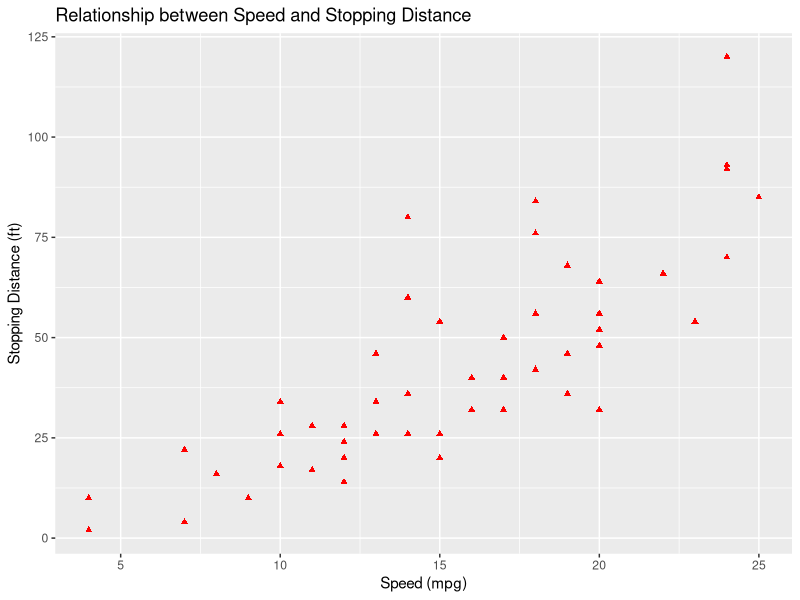

Write the R code that produced this figure.
# Question 1
setwd("~/Desktop/kaggle")
CL = read.csv("Champions.csv")
colnames(CL)

library(dplyr)
# 1.1
df1 <- filter(CL, HomeGoal > AwayGoal)
head(df1, 5)
# 1.2
df2 <- filter(CL, HomeTeam %in% c("Barcelona", "Real Madrid"))
head(df2, 5)
#1.3
df3 = dplyr::select(CL, contains("Team"), contains("Goal"), contains("Corner"))
head(df3, 5)
# 1.4
arrange(CL, desc(HomeGoal)) 
# 1.5
CL %>% group_by(HomeTeam) %>%
  summarise(average_HomeGoal=mean(HomeGoal), possession_rate=mean(HomePossession), 
            number_of_yellow_cards=mean(HomeYellow))


# Qustion 2
library(ggplot2)
data(cars)
ggplot(data = cars , aes(x = speed, y=dist))+
  geom_point(col="red",pch = 17)+
  xlab("Speed (mpg)")+
  ylab("Stopping Distance (ft)")+
  ggtitle("Relationship between Speed and Stopping Distance")
